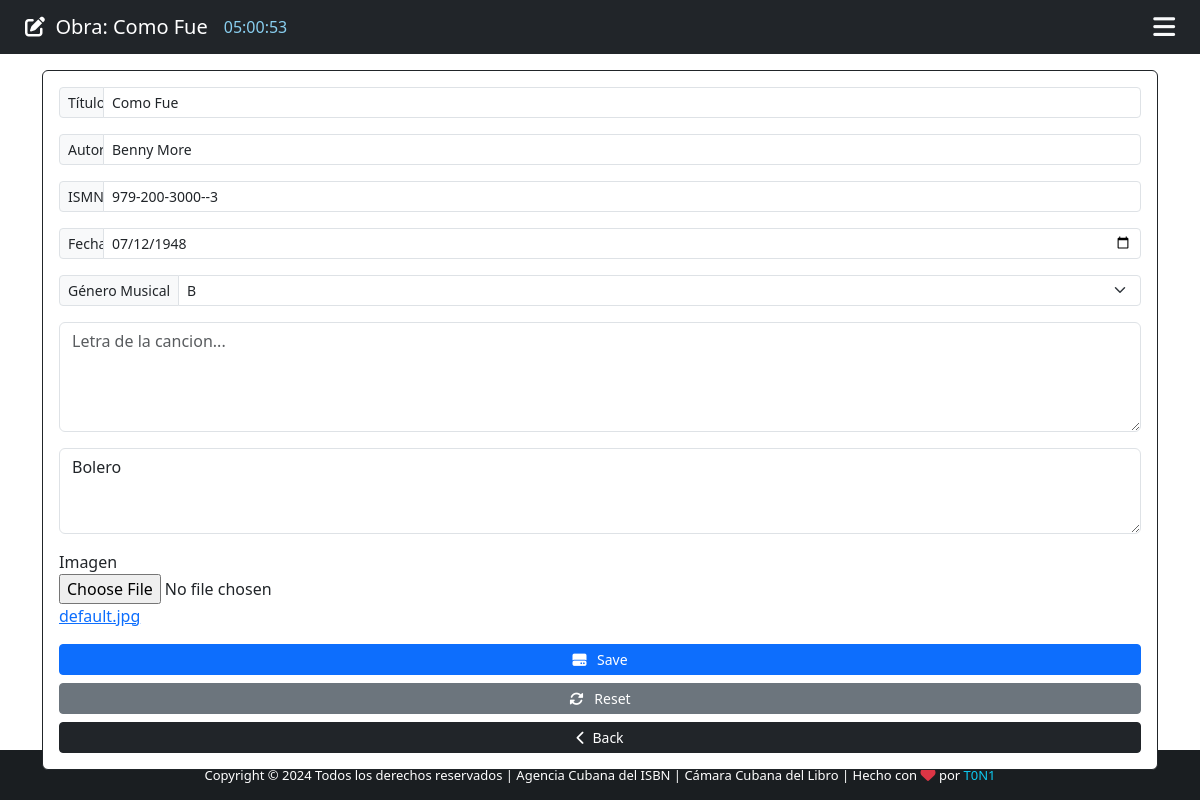
/musical_publication/1 (signed in), run on an earlier commit of the app's database.
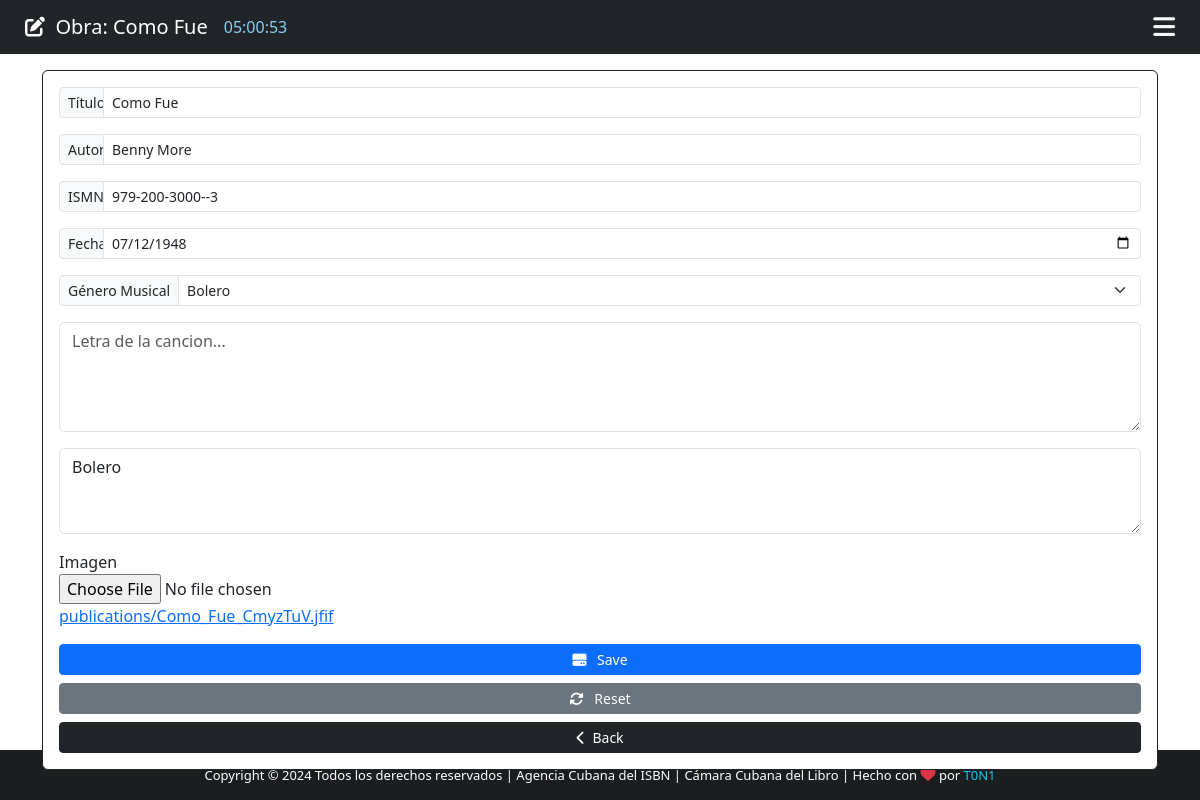
And on a later commit of the database.
### App/models.py (models this page shows, shortened)
class Musical_Publication(models.Model):
    BOLERO_GENDER = 'Bolero'
    POPULAR_BAILABLE_GENDER = 'Popular Bailable'
    MAMBO_GENDER = 'Mambo'
    CHACHACHA_GENDER = 'Chachacha'
    RUMBA_GENDER = 'Rumba'
    DANZON_GENDER = 'Danzón'
    MUSICAL_GENDER = [
        (BOLERO_GENDER, "BL"),
        (POPULAR_BAILABLE_GENDER, "PB"),
        (MAMBO_GENDER, "MB"),
        (CHACHACHA_GENDER, "CH"),
        (RUMBA_GENDER, "RB"),
        (DANZON_GENDER, "DZ"),
    ]
    id = models.IntegerField(primary_key=True)
    name = models.CharField(max_length=50)
    autor = models.CharField(max_length=100)
    editor = models.ForeignKey(Editor, on_delete=models.SET_NULL, null=True, blank=True)
    prefijo = models.OneToOneField(Prefijo, on_delete=models.PROTECT)
    ismn = models.CharField(max_length=20, unique=True)
    letra = models.FileField(upload_to="publications/letters")
    description = models.TextField(blank=True)
    imagen = models.ImageField(upload_to="publications", null=True, default="default.jpg")
    date_time = models.DateField()
    created_at = models.DateTimeField(auto_now_add=True)
    gender = models.CharField(max_length=100, null=True, choices=MUSICAL_GENDER)
    class Meta:
        verbose_name_plural = "publicaciones"

### App/views.py (the view)
# urls.py: path('musical_publication/<str:musical_publication_id>', views.musical_publication, name="edit_musical_publication"),
@cache_control(no_cache=True, must_revalidate=True, no_store=True)
@login_required(login_url="login")
def musical_publication(request, musical_publication_id):
    musical_publication = Musical_Publication.objects.get(id=musical_publication_id)
    if musical_publication:
        return render(request, "edit_publication.html", {"musical_publication": musical_publication})

### App/templates/edit_publication.html (shortened to what this page needs)
{% extends 'add_publication.html' %}
{% block navbar-content %}
    <i class="fas fa-edit"></i>&nbsp;&nbsp;Obra: {{ musical_publication.name }}
{% endblock navbar-content %}
{% block Action %} action="/edit_musical_publication/" {% endblock Action %}
{% block Value-name %} value = "{{ musical_publication.name }}" {% endblock Value-name %}
{% block Value-autor %} value = "{{ musical_publication.autor }}" {% endblock Value-autor %}
{% block Value-ismn %} value = "{{ musical_publication.ismn }}" {% endblock Value-ismn %}
{% block Value-date_time  %}{{ musical_publication.date_time | date:"Y-m-d" }}{% endblock Value-date_time %}
{% block Value-imagen %} <a href="/media/{{ musical_publication.imagen.name }}">{{ musical_publication.imagen.name }}</a>{% endblock Value-imagen %}
{% block option %} <option style="background-color: #d3d3d3; color: #0a6ebd; font-weight: bold"> {{ musical_publication.gender }} {% endblock %}
{% block Value-description %}{{ musical_publication.description }}{% endblock Value-description %}
{% block Btn-content %} <i class="fas fa-hdd">&nbsp;&nbsp;</i> Save {% endblock Btn-content %}
{% block Btn-reset %}
    <button type="reset" class="btn btn-secondary btn-sm"><i class="fas fa-sync-alt"></i>&nbsp;&nbsp; Reset</button>
 {% endblock Btn-reset %}

### App/templates/add_publication.html (shortened to what this page needs)
{% extends 'base.html' %}
{% block time %}
    <div class="col-sm">
        <span style="color: #89cff0; align-content: center" id="clock"></span>
    </div>
{% endblock time %}
{% block content %}
    <div class="container">
        <div class="row">
            <div class="col-md-12">
                <form {% block Action %} {% endblock Action %} method="POST" enctype="multipart/form-data" class="card p-3 border-dark mt-3">
                    <div class="input-group input-group-sm mb-3">
                        <span class="input-group-text side-label-form">Título</span>
                        <input type="text" class="form-control" maxlength="40" name="name" id="name" placeholder="Título de la obra" required {% block Value-name %}{% endblock Value-name %}>
                    </div>
                    <div class="input-group input-group-sm mb-3">
                        <span class="input-group-text side-label-form">Autor</span>
                        <input type="text" class="form-control" name="autor" id="autor" placeholder="Autor de la publicación" required {% block Value-autor %}{% endblock Value-autor %}>
                    </div>
                    <div class="input-group input-group-sm mb-3">
                        <span class="input-group-text side-label-form">ISMN</span>
                        <input type="text" class="form-control" maxlength="20" name="ismn" id="ismn" placeholder="International standart music number" required {% block Value-ismn %}{% endblock Value-ismn %}>
                    </div>
                    <div class="input-group input-group-sm mb-3">
                        <span class="input-group-text side-label-form">Fecha</span>
                        <input type="date" class="form-control" maxlength="20" name="date_time" id="date_time" placeholder="Fecha de creación de la obra" required value="{% block Value-date_time %}{% endblock Value-date_time %}">
                    </div>
                    <div class="input-group input-group-sm mb-3">
                        <label class="input-group-text ">Género Musical</label>
                        <select class="form-select" name="gender" id="gender" required>
                            {% block option %}{% endblock %}
                            <option disabled></option>
                        </select>
                    </div>
                    <div class="form-group mb-3">
                      <textarea class="form-control text-sm" name="letter_contain" maxlength="1000" id="letter_contain" rows="4" cols="6" placeholder="Letra de la cancion...">{% block Value-letter %}{% endblock Value-letter %}</textarea>
                    </div>
                    <div class="form-group mb-3">
                      <textarea class="form-control text-sm" name="description" maxlength="1000" id="letter_contain" rows="3" cols="5" placeholder="Descripcion de la obra es opcional...">{% block Value-description %}{% endblock Value-description %}</textarea>
                    </div>
                    <div id="div_id_imagen" class="form-group">
                        <label for="id_imagen">Imagen</label>
                        <div><input type="file" name="imagen" id="id_imagen" accept="image/*" class="clearable-file-input form-control-file"></div>{% block Value-imagen %}{% endblock Value-imagen%}
                    </div>
                    <div class="d-grid gap-2 mt-3">
                        <button type="submit" class="btn btn-primary btn-sm">
                            {% block Btn-content %} <i class="fas fa-plus">&nbsp;&nbsp;</i>Add {% endblock Btn-content %}
                        </button>
                        {% block Btn-reset %} {% endblock Btn-reset %}
                        <a href="{% url 'backend_editores' %}" class="btn btn-dark btn-sm"><i class="fas fa-chevron-left"></i>&nbsp;&nbsp;Back</a>
                    </div>
                </form>
            </div>
        </div>
    </div>
{% endblock content %}

What changed in the data, as far as the page shows it:
changed Musical_Publication "Como Fue": gender "B" → "Bolero"; imagen.name "default.jpg" → "publications/Como_Fue_CmyzTuV.jfif"
